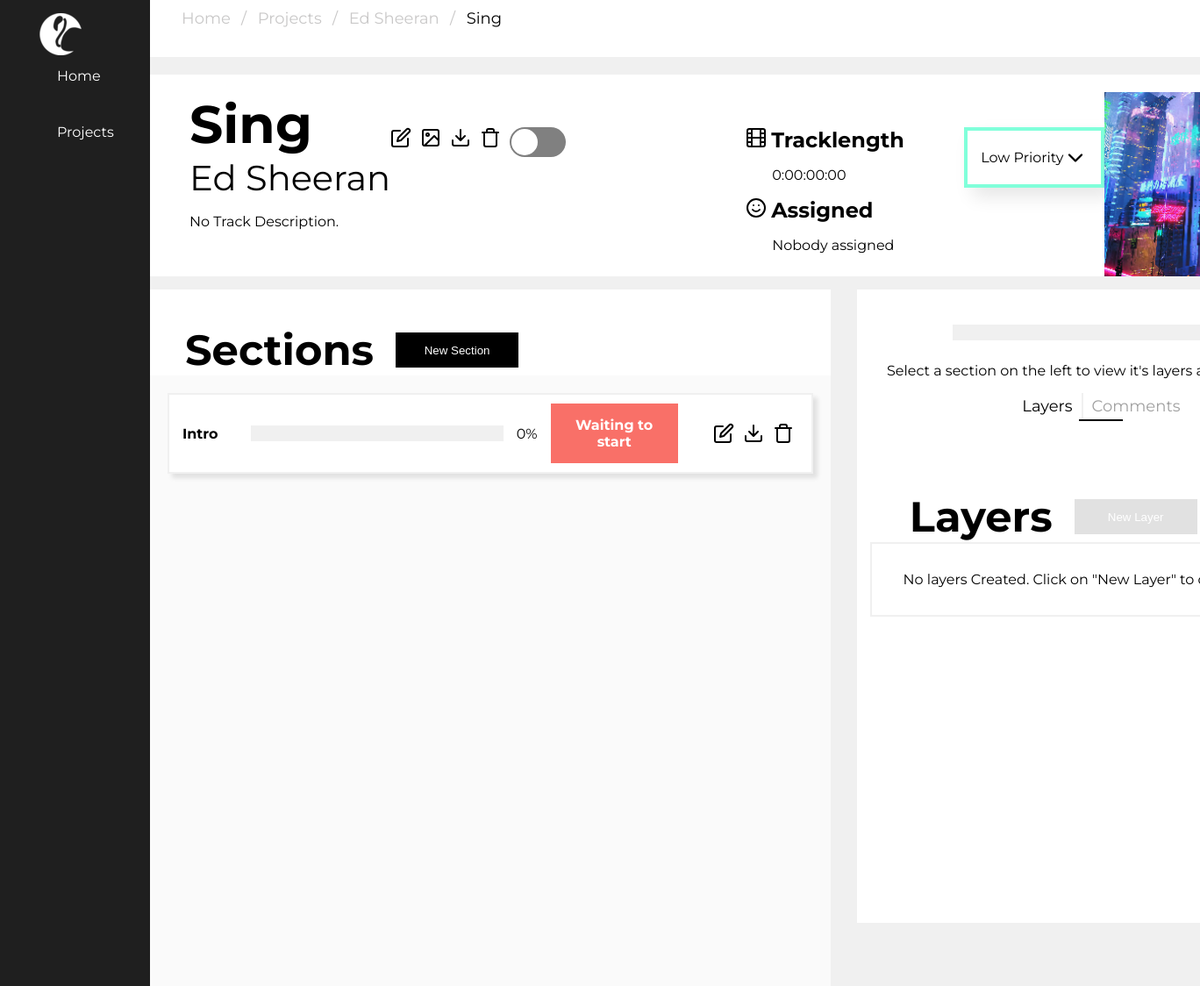
Screenshot of /track/?tid=6 with the database file from the repository.
### tables this page shows
CREATE TABLE artists(artistid INTEGER primary key AUTOINCREMENT, artistname TEXT, tourname TEXT, totaltracks INTEGER, complete INTEGER, progress INTEGER, deadline TEXT,resolution TEXT, framerate TEXT);

CREATE TABLE tracks(trackid INTEGER primary key AUTOINCREMENT, artistid INTEGER, trackname TEXT, priority TEXT, content_status TEXT, assigned_to TEXT, pending_review INTEGER, progress INTEGER, thumbname TEXT, desc TEXT, tracklength TEXT);

CREATE TABLE tracksections(sectionid INTEGER primary key AUTOINCREMENT, trackid INTEGER, name TEXT, status TEXT, progress INTEGER, pr INTEGER);

### app.py (the view)
@app.route("/track/", methods = ["GET","POST"])
def track():
    from functions.db_edits import artist_info, track_info, get_track_sections, update_track_progress
    b = request.args.get("tid")
    t = track_info(b)
    a = artist_info(t[1])
    ts = get_track_sections(b)
    update_track_progress(b)
    return render_template("track.html" , a = a, t = t, tracksections = ts)

### functions/db_edits.py (called while the page is built)
def artist_info(artistid):
    conn = sqlite3.connect(db)
    c = conn.cursor()
    i = str(artistid)
    c.execute("SELECT * FROM artists WHERE artistid=(?)", [i])
    conn.commit()
    return c.fetchone()

def track_info(trackid):
    conn = sqlite3.connect(db)
    c = conn.cursor()
    i = str(trackid)
    c.execute("SELECT * FROM tracks WHERE trackid=(?)", [i])
    conn.commit()
    return c.fetchone()

def update_track_progress(tid):
    conn = sqlite3.connect(db)
    c = conn.cursor()
    c.execute("SELECT progress FROM tracksections WHERE trackid=(?)", [tid])
    e = c.fetchall()
    conn.commit()
    total = len(e)
    completed = 0
    for p in range(total):
        j = e[p]
        if j[0] == 100:
            completed = completed + 1
        else:
            pass
    if completed == 0:
        totalcomp = 0
        c.execute("UPDATE tracks SET progress=? WHERE trackid= ?", (int(totalcomp), tid))
    else:
        totalcomp = completed / total * 100  #
        c.execute("UPDATE tracks SET progress=? WHERE trackid= ?", (int(totalcomp), tid))
    conn.commit()
    conn.close()

def get_track_sections(trackid):
    i = str(trackid)
    conn = sqlite3.connect(db)
    c = conn.cursor()
    c.execute("SELECT * FROM tracksections WHERE trackid=(?)", [i])
    conn.commit()
    return c.fetchall()

### templates/track.html (shortened to what this page needs)
<!DOCTYPE html>
<html lang="en">
<head>
    <link rel="stylesheet" type="text/css" href={{ url_for('static', filename="styles/styles.css") }}>
    <link rel="stylesheet" href="{{ url_for('static', filename="styles/croppie.css") }}" />
</head>
<body>
    <div style="display: flex;">
        <div style=" padding-left: 12.5%; width:100%;">
            <header>
                <ul class="breadcrumb">
                    <li><a href = "{{ url_for('home') }}">Home</a></li>
                    <li><a href="{{ url_for('index') }}">Projects</a></li>
                    <li><a href="{{ url_for('project')}}?artistid={{a[0]}}">{{a[1]}}</a></li>
                    <li>{{t[2]}}</li>
                  </ul>
            </header>
            <div style="display: flex;  padding-top: 20px; background: white; height:210px;" id="artistid" artistid = "{{a[0]}}">
                <section>
                    <h1 style="font-size: 60px; padding-left: 45px; margin-right:25px;" id='trackid' trackid = "{{t[0]}}" >{{t[2]}}</h1>
                    <p style="font-size: 40px; padding-left: 45px; margin:0;">{{a[1]}}</p>
                    <p style="padding-left: 45px;" id="desc">{{t[9]}}</p>
                </section>
                <section style="padding-top: 40px; margin-right:15%;">
                    <div style="display:flex; margin-bottom:101px;">
                        <img src ="{{ url_for('static', filename="icon/edit.svg") }}" height="24" width="24" class="section-ico" title=" Edit Track" onclick="EditTrackModal();">
                        <img src ="{{ url_for('static', filename="icon/image.svg") }}" height="24" width="24" class="section-ico" title=" Cove Photo" onclick="CoverPhotoModal();">
                        <img src ="{{ url_for('static', filename="icon/download.svg") }}" height="24" width="24" class="section-ico" title="Export Track">
                        <img src ="{{ url_for('static', filename="icon/trash.svg") }}" height="24" width="24" class="section-ico" kind="trackd" title="Delete Track" onclick="DeleteModal(this);">
                        {%if t[6] == 0%}
                        <div class="pr-box" pending="false">
                            <div class="pr-circle" title="Submit for Review" onclick="PendingReview();"></div>
                        </div>
                        {%else%}
                        <div class="pr-box" style="background: #F61067;"pending="true">
                            <div class="pr-circle" style="transform: translateX(30px);" title="Submit for Review" onclick="PendingReview();"></div>
                        </div>
                        {%endif%}
                    </div>
                </section>
                <section style="padding-top: 40px; margin-right:5%;">
                    <div>
                        <div style="display: flex;">
                            <img src ="{{ url_for('static', filename="icon/film.svg") }}" height="24" width="24" style="margin-right: 5px;">
                            <h2>Tracklength</h2>
                        </div>
                        <p style="padding-left:30px;" id="tlength">{{t[10]}}</p>
                    </div>
                    <div>
                        <div style="display: flex;">
                            <img src ="{{ url_for('static', filename="icon/smile.svg") }}" height="24" width="24" style="margin-right: 5px;">
                            <h2>Assigned</h2>
                        </div>
                        <p style="padding-left:30px;" id="assign">{{t[5]}}</p>
                    </div>
                </section>
                <section style="padding-top: 40px;">
                    {% if t[3] =='High'%}
                    <div class = "priority-box-h">
                    {% elif t[3] == 'Medium'%}
                    <div class = "priority-box-m">
                    {% else %}
                    <div class = "priority-box-l">
                    {% endif %}
                        <div class ="p-box">
                                <p><span id = "pstatus">{{t[3]}}</span> Priority</p>
                                <img src ="{{ url_for('static', filename="icon/chevron-down.svg") }}" height="28" width="28" class="pdropdown-chevron" onclick ="openPDropdown();" menu="closed">
                        </div>
                    </div>
                </section>
               <img src="{{ url_for('static', filename="images/uploads/" + t[8]) }}">
            </div>
            <div class = "main-track-info">
                    <div class = "track-clips">
                        <div style="display: flex;  padding-top: 40px; align-items: center; background: white; padding-left: 20px;" >
                            <h1 style="font-size: 48px; padding-left: 20px; margin-right:25px;">Sections</h1>
                            <button class="new_project" onclick="NewTrackSectionModal();">New Section</button>
                        </div>
                        <div class ="track-section-items">
                                {% for ts in tracksections %}
                                <div id="ts-item" style="height: 44px;">
                                    <div style="display: flex;">
                                        {% if ts[3] == "Completed" %}
                                        <div class ="track-section-item-complete" progress = "{{ts[4]}}" tracksecid = "{{ts[0]}}" id = "track-section-item-{{ts[0]}}" menu="menu-closed" kind="section" onclick = "tsproperties(this);">
                                        {% else %}
                                        <div class ="track-section-item" progress = "{{ts[4]}}" tracksecid = "{{ts[0]}}" id = "track-section-item-{{ts[0]}}" menu="menu-closed" onclick = "tsproperties(this);">
                                        {% endif %}
                                            <h3 class ="ts-name">{{ts[2]}}</h3>
                                            <div class = "ts-slider" progress = "{{ts[4]}}">
                                                <div class = "slider-border" id="slider-progress">
                                                </div>
                                            </div>
                                            <p class="slider-progress">{{ts[4]}}%</p>
                                            {%if ts[4] == 0 %}
                                            <h3 class ="ts-status01" id="ts-status">{{ts[3]}}</h3>
                                            {% elif ts[4] == 25 %}
                                            <h3 class ="ts-status02" id="ts-status">{{ts[3]}}</h3>
                                            {% elif ts[4] == 50 %}
                                            <h3 class ="ts-status03" id="ts-status">{{ts[3]}}</h3>
                                            {% elif ts[4] == 75 %}
                                            <h3 class ="ts-status04" id="ts-status">{{ts[3]}}</h3>
                                            {% else %}
                                            <h3 class ="ts-status05" id="ts-status">{{ts[3]}}</h3>
                                            {% endif %}
                                            <div style="display: flex; margin:auto 0; padding-left: 25px;">
                                                <img src ="{{ url_for('static', filename="icon/edit.svg") }}" height="24" width="24" class="section-ico" title="Edit Section" onclick="EditSectionModal(this);">
                                                <img src ="{{ url_for('static', filename="icon/download.svg") }}" height="24" class="section-ico" width="24" title="Export Section" onclick="ExportSection(this);">
                                                <img src ="{{ url_for('static', filename="icon/trash.svg") }}" height="24" width="24" class="section-ico" title="Delete Section" kind="section" onclick="DeleteModal(this);">
                                            </div>
                                    </div>
                                </div>
                                </div>
                                {% endfor %}
                        </div>
                    </div>
                    <div style="padding:15px; width:40%;">
                        <div style="background: white; height:100%;">
                            <div style="text-align: center;  padding-top: 40px; justify-content:center;">
                                <div class = "slider-border-lc" id="slider-progress" style="width:60%;">
                                </div>
                                <p>Select a section on the left to view it's layers and comments.</p>
                            </div>
                                <div style="margin: auto 0; margin-bottom: 25px;">
                                    <ul style="display: flex; justify-content:center; padding:0; margin:0;">
                                        <li class="sl-active" id="l" select="true" onclick="layerCommentSwitch(this);">Layers</li>
                                        <div class="divider" ></div>
                                        <li class="sl-inactive" id="c" select="false" onclick="layerCommentSwitch(this);">Comments</li>
                                    </ul>
                                    <div class="lc-selector"></div>
                                </div>
                            <div style="overflow:hidden;">
                                <div id="lc-section" class="boxMenu" style ="display: flex; width: 200%; transform:translateX(0px); overflow:auto;">
                                    <div style="width: 100%; height:100%; padding:15px;">
                                        <div style="display: flex;  padding-top: 40px; align-items: center;" >
                                            <h1 style="font-size: 48px; padding-left: 45px; margin-right:25px;">Layers</h1>
                                            <button class="new_project_disabled" id="newlayer" kind="create" onclick="NewLayerModal(this);">New Layer</button>
                                        </div>
                                        <div id="layer-items" class="layer-items-list">
                                            <div class="no-layers">
                                                <p>No layers Created. Click on "New Layer" to create a layer</p>
                                            </div>
                                        </div>
                                    </div>
                                </div>
                            </div>
                        </div>
                    </div>
            </div>
        </div>
        <div class ="side-menu">
            <ul  class = "side-menu-items">
                <img src="{{ url_for('static', filename='icon/Flamingo.ico') }}" alt="Flamingo-logo">
                <li class="side-menu-item"><a class ="sma" href = "{{ url_for('home') }}">Home</a></li>
                <li class="side-menu-item"><a class ="sma" href = "{{ url_for('index') }}">Projects</a></li>
            </ul>
        </div>
    </div>
</body>
</html>

### rows the page displays
artists: artistname "Ed Sheeran"
tracks: trackname "Sing", desc "No Track Description.", tracklength "0:00:00:00", assigned_to "Nobody assigned", priority "Low", thumbname (picture)
tracksections: name "Intro", progress "0", status "Waiting to start"
